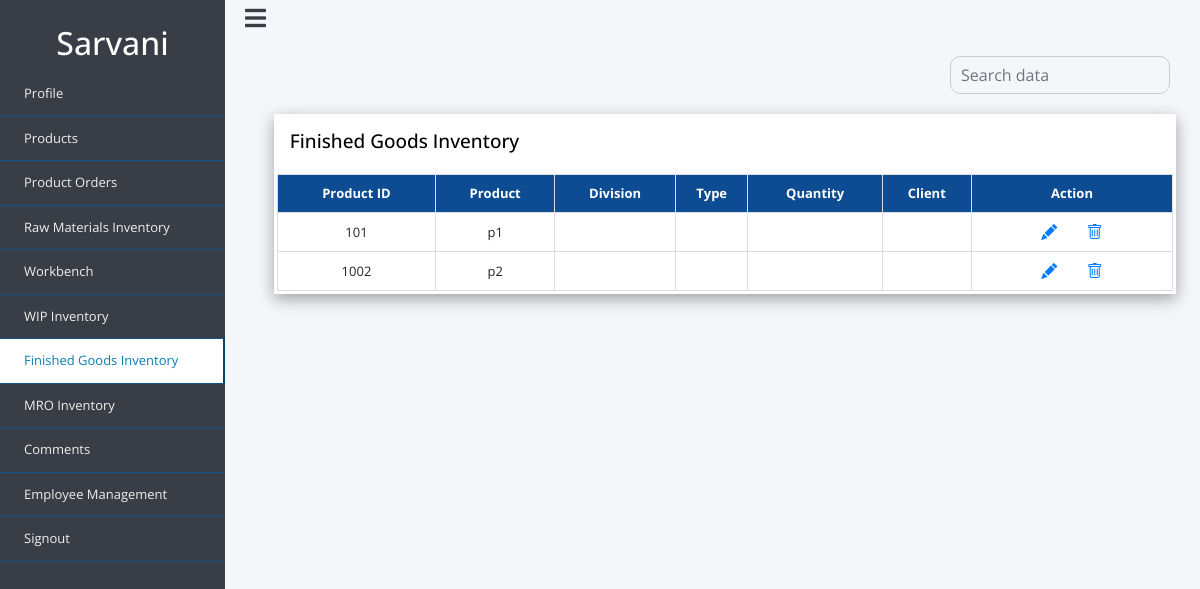
Page /admin_files/admin_finishedg.php (signed in) on the earlier database version.
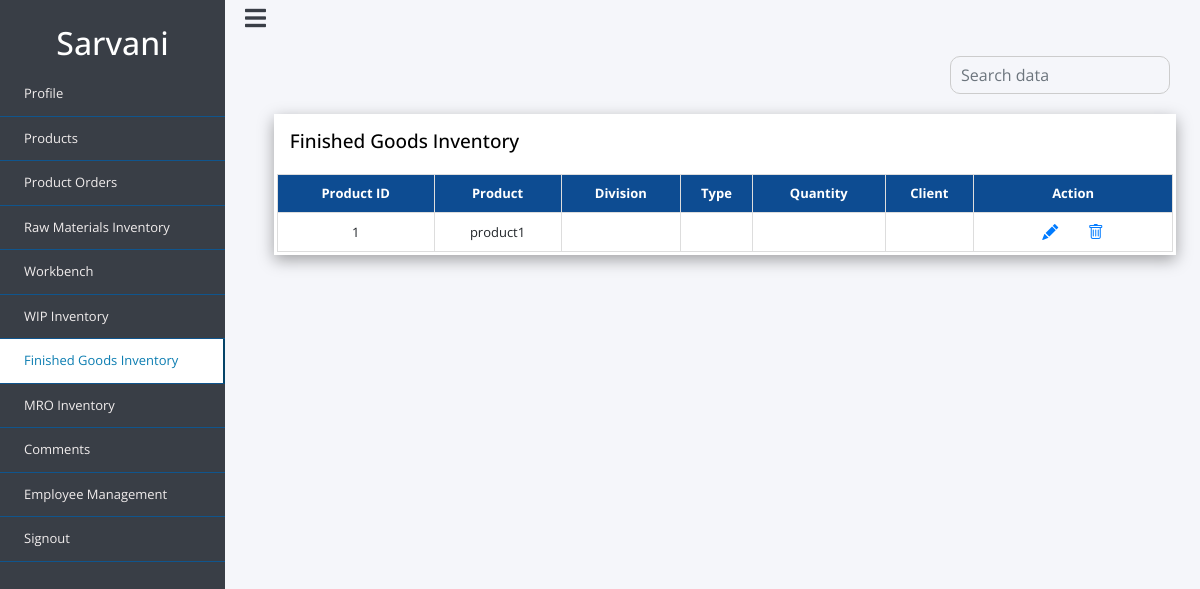
Same page on the later database version.
### tables this page shows
CREATE TABLE `finished_goods` (
  `product_id` int(11) NOT NULL,
  `product` varchar(50) NOT NULL,
  `division` varchar(20) DEFAULT NULL,
  `type` varchar(20) DEFAULT NULL,
  `quantity` int(10) DEFAULT NULL,
  `client` varchar(20) DEFAULT NULL
);

### admin_files/admin_finishedg.php (the view, shortened to what this page needs)
<?php
include 'dbconnect.php';
?>
<!doctype html>
<html lang="en">
  <head>
    <link rel="stylesheet" href="https://stackpath.bootstrapcdn.com/bootstrap/4.4.1/css/bootstrap.min.css">
    <link rel="stylesheet" href="style2.css">
    <link rel="stylesheet" href="https://cdn.jsdelivr.net/npm/bootstrap-icons@1.7.2/font/bootstrap-icons.css">
     <link rel="stylesheet" href="https://use.fontawesome.com/releases/v5.8.1/css/all.css">
  </head>
  <body>
  <div class="wrapper">
        <div class="section">
            <div class="top_navbar">
                <div class="hamburger">
                    <a href="#">
                        <i class="fas fa-bars"></i>
                    </a>
                </div>
            </div>
        </div>
        <div class="sidebar">
            <div class="profile">
                <h2><?php echo $_SESSION['username']?></h2>
            </div>
            <ul>
                <li>
                    <a href="admin_profile.php">
                        <span class="item">Profile</span>
                    </a>
                </li>
                <li>
                    <a href="admin_products.php">
                        <span class="item">Products</span>
                    </a>
                </li>
                <li>
                    <a href="admin_porders.php" >
                        <span class="item">Product Orders</span>
                    </a>
                </li>
                <li>
                    <a href="admin_rawmaterials.php">
                        <span class="item">Raw Materials Inventory</span>
                    </a>
                </li>
                <li>
                    <a href="admin_workbench.php">
                        <span class="item">Workbench</span>
                    </a>
                </li>
                <li>
                    <a href="admin_wip.php">
                        <span class="item">WIP Inventory</span>
                    </a>
                </li>
                <li>
                    <a href="admin_finishedg.php" class="active">
                        <span class="item">Finished Goods Inventory</span>
                    </a>
                </li>
                <li>
                    <a href="admin_mro.php" >
                        <span class="item">MRO Inventory</span>
                    </a>
                </li>
                 <li>
                 <a href="comments.php">
                        <span class="item">Comments</span>
                    </a>
                </li>
                <li>
                    <a href="admin_empmanage.php">
                        <span class="item">Employee Management</span>
                    </a>
                </li>
                <li>
                        <a href="logout.php"><span class="item">Signout</span></a>
                </li>
  </ul>
        </div>
   </div>
<div class="content">
    <form action="" method="POST">
                                    <div class="input-group">
                                        <input type="text" name="search" id="search" class="form-control" placeholder="Search data" >
                                    </div>
                                </form>
<div class="box">
<table class="user-info">
  <tr class="heading">
 <td> <h3><u>Finished Goods Inventory</u></h3></td>
    </tr>
  <table class="products" >
    <thead>
  <tr>
    <th>Product ID</th>
    <th>Product</th>
    <th>Division</th>
    <th>Type</th>
    <th>Quantity</th>
    <th>Client</th>
    <th>Action</th>
  </tr>
  </thead >
  <tbody id="employee_table">
  <?php
  $sql = "SELECT * FROM `finished_goods`";
  $result = mysqli_query($conn, $sql);
    if ($result) {
      while($row = mysqli_fetch_assoc($result)) {
       $product_id=$row['product_id'];
          echo '<tr>
              <td>'.$row["product_id"].'</td>
              <td>'.$row["product"].'</td>
              <td>'.$row["division"].'</td>
               <td>'.$row["type"].'</td>
               <td>'.$row["quantity"].'</td>
               <td>'.$row["client"].'</td>
               <td>
               <button type="button" class="btn btn-link"> <a href="edit_finishedg.php?editid='.$product_id.'">  <span class="bi bi-pencil-fill"></span></a></button>
               <button type="button" class="btn btn-link"><a href="delete_finishedg.php?deleteid='.$product_id.'"> <span class="bi bi-trash"></span></button>
</td>
             </tr>';
  }
}
?>
</tbody>
</table>
</div>
</div>
  </body>
</html>

Differences in the rows shown:
removed finished_goods: product_id "101", product "p1"
removed finished_goods: product_id "1002", product "p2"
added finished_goods: product_id "1", product "product1"
